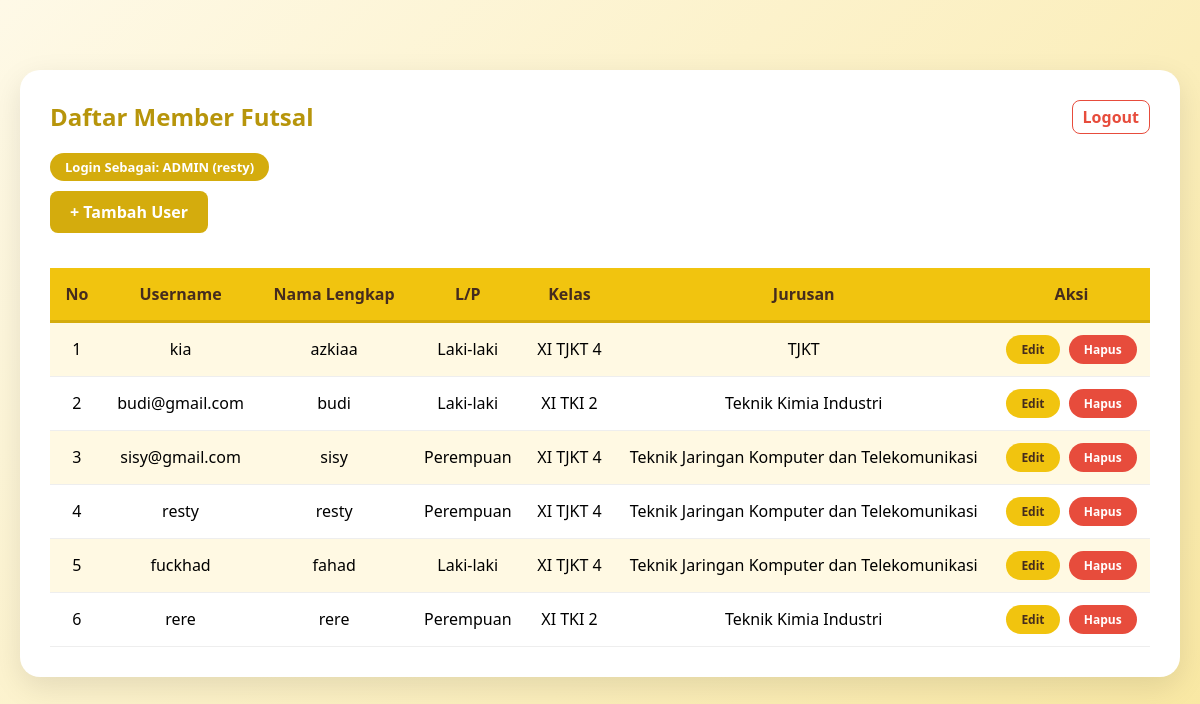
The app's page /index_user.php (signed in) with its own data.
### tables this page shows
CREATE TABLE `users` (
  `id` int(11) NOT NULL,
  `username_email` varchar(100) NOT NULL,
  `password` varchar(255) NOT NULL,
  `Nama` varchar(100) NOT NULL,
  `jenis_kelamin` varchar(20) NOT NULL,
  `kelas` varchar(20) NOT NULL,
  `jurusan` varchar(100) NOT NULL,
  `level` varchar(20) NOT NULL
);

### index_user.php (the view, shortened to what this page needs)
<?php
include 'koneksi.php';
$result = mysqli_query($koneksi, "SELECT * FROM users");
?>
<!DOCTYPE html>
<html>
<head>
</head>
<body>
<div class="container">
    <a href="logout.php" class="logout" onclick="return confirm('Yakin mau keluar?')">Logout</a>
    <h2>Daftar Member Futsal</h2>
    <div class="status-user">
        Login Sebagai: <?= strtoupper($_SESSION['level']); ?> (<?= $_SESSION['username']; ?>)
    </div>
    <br>
    <?php if($_SESSION['level'] == "admin") : ?>
        <a href="register.php" class="btn-tambah">+ Tambah User</a>
    <?php endif; ?>
    <table>
        <tr>
            <th>No</th>
            <th>Username</th>
            <th>Nama Lengkap</th>
            <th>L/P</th>
            <th>Kelas</th>
            <th>Jurusan</th>
            <?php if($_SESSION['level'] == "admin") : ?>
            <th>Aksi</th>
            <?php endif; ?>
        </tr>
        <?php
        $no = 1;
        while($row = mysqli_fetch_assoc($result)) {
        ?>
        <tr>
            <td><?= $no++; ?></td>
            <td><?= $row['username_email']; ?></td>
            <td><?= $row['Nama']; ?></td>
            <td><?= $row['jenis_kelamin']; ?></td>
            <td><?= $row['kelas']; ?></td>
            <td><?= $row['jurusan']; ?></td>
            <?php if($_SESSION['level'] == "admin") : ?>
            <td>
                <a href="edit.php?id=<?= $row['id']; ?>" class="btn-edit">Edit</a>
                <a href="hapus.php?id=<?= $row['id']; ?>" class="btn-hapus" onclick="return confirm('Yakin hapus?')">Hapus</a>
            </td>
            <?php endif; ?>
        </tr>
        <?php } ?>
    </table>
</div>
</body>
</html>

### index_user.php (style rules this page uses)
body { background: linear-gradient(135deg, #FEF9E7 0%, #F9E79F 100%); font-family: 'Segoe UI', sans-serif; margin: 0; padding: 20px; min-height: 100vh; }
.container { background: white; padding: 30px; border-radius: 20px; box-shadow: 0 10px 30px rgba(0,0,0,0.1); width: 95%; max-width: 1100px; margin: 50px auto; position: relative; }
h2 { color: #B7950B; margin-top: 0; }
.status-user { background: #D4AC0D; color: white; padding: 5px 15px; border-radius: 20px; font-size: 13px; font-weight: bold; margin-bottom: 10px; display: inline-block; }
.logout { float: right; color: #E74C3C; text-decoration: none; font-weight: bold; padding: 5px 10px; border: 1px solid #E74C3C; border-radius: 8px; }
table { width: 100%; border-collapse: collapse; margin-top: 20px; background-color: white; }
th { background-color: #F1C40F; color: #452C1E; padding: 15px; border-bottom: 3px solid #D4AC0D; }
td { padding: 12px; border-bottom: 1px solid #eee; text-align: center; }
tr:nth-child(even) { background-color: #FFF9E3 !important; }
tr:nth-child(odd) { background-color: #ffffff !important; }
.btn-tambah { background-color: #D4AC0D; color: white; padding: 10px 20px; text-decoration: none; border-radius: 8px; font-weight: bold; display: inline-block; margin-bottom: 15px; }
.btn-edit, .btn-hapus { padding: 6px 15px; border-radius: 20px; text-decoration: none; font-size: 12px; font-weight: bold; color: white; display: inline-block; }
.btn-edit { background-color: #F1C40F; color: #452C1E; margin-right: 5px; }
.btn-hapus { background-color: #E74C3C; }

### records on screen
users: username_email "kia", Nama "azkiaa", jenis_kelamin "Laki-laki", kelas "XI TJKT 4", jurusan "TJKT"
users: username_email "budi@gmail.com", Nama "budi", jenis_kelamin "Laki-laki", kelas "XI TKI 2", jurusan "Teknik Kimia Industri"
users: username_email "sisy@gmail.com", Nama "sisy", jenis_kelamin "Perempuan", kelas "XI TJKT 4", jurusan "Teknik Jaringan Komputer dan Telekomunikasi"
users: username_email "resty", Nama "resty", jenis_kelamin "Perempuan", kelas "XI TJKT 4", jurusan "Teknik Jaringan Komputer dan Telekomunikasi"
users: username_email "fuckhad", Nama "fahad", jenis_kelamin "Laki-laki", kelas "XI TJKT 4", jurusan "Teknik Jaringan Komputer dan Telekomunikasi"
users: username_email "rere", Nama "rere", jenis_kelamin "Perempuan", kelas "XI TKI 2", jurusan "Teknik Kimia Industri"

### other values on screen
$_SESSION['level'] "ADMIN"
$_SESSION['username'] "resty"
